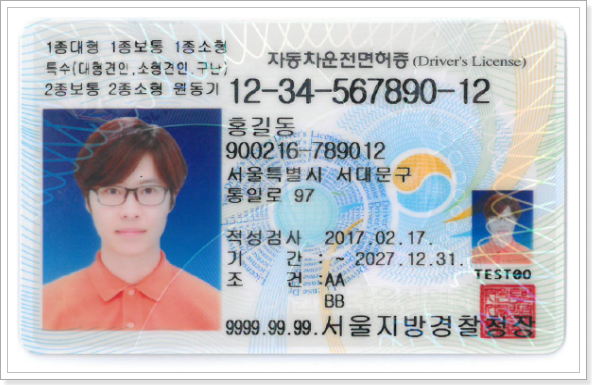
#> input picture img/driver1.jpg, 592 x 385 px
$ python skew_practice.py
#> lines starting #> are read from the running program, lines starting #| are printed output that depends on the picture; after the words box and inside, x2 and y2 are one past the last pixel; in counts of white or black regions, pixels touching at a corner belong together; long printed decimals are rounded
import numpy as np
import math
import cv2


file_path = './img/driver1.jpg'
img1 = cv2.imread(file_path)
#> img1 is the input picture: shape (385, 592, 3); mean B, G, R 197.7, 190.7, 187.8
img2 = img1.copy()
h,w = img2.shape[:2]
#> h = 385; w = 592

#load in grayscale:
src = cv2.imread(file_path,0)
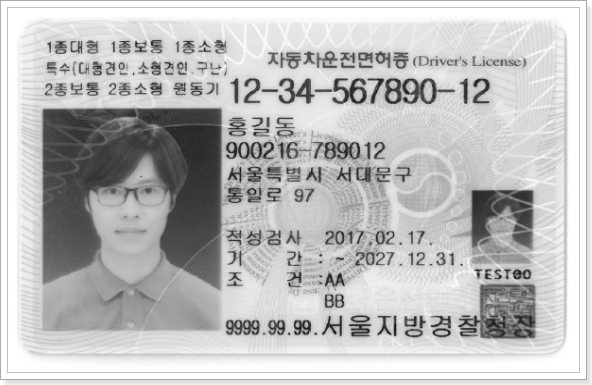
#> src: shape (385, 592); min 17, max 255, mean 190.2
_,th1 = cv2.threshold(src,0,255,cv2.THRESH_BINARY|cv2.THRESH_OTSU)
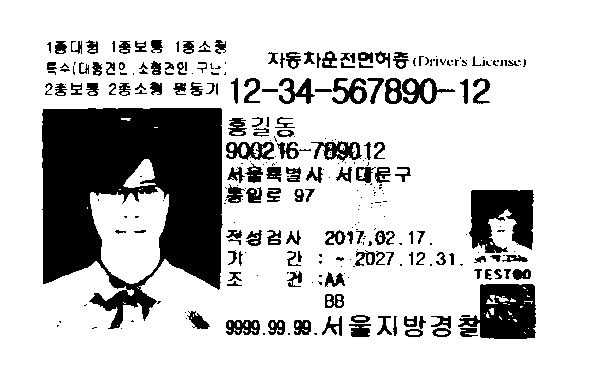
#> th1: shape (385, 592); 79.7% white; 296 black regions (150 under 20 px), largest, box (x1, y1, x2, y2) and area: (42, 108, 223, 329) 25192, (458, 284, 536, 339) 2930, (469, 190, 534, 253) 2922
cv2.bitwise_not(th1, th1) # 반전 > th1에서 하는게 팁
canny = cv2.Canny(th1, 100, 200) # canny 필수
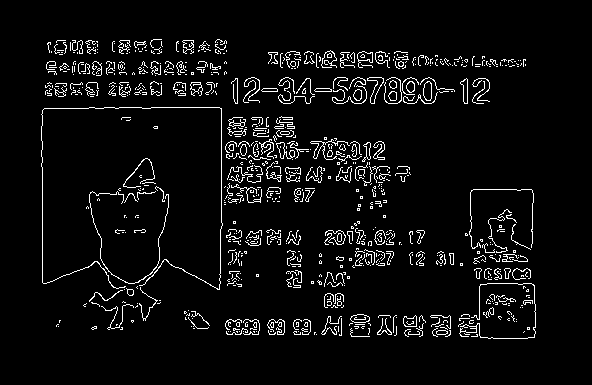
#> canny: shape (385, 592); 5.3% white in thin lines or dots, all inside (x1, y1, x2, y2) = (41, 39, 536, 339)


# Hough transform:
minLineLength = w/2.0
#> minLineLength = 296
maxLineGap = 20
lines = cv2.HoughLinesP(canny,1,np.pi/180,100,minLineLength,maxLineGap)
#> lines = [[42, 282, 42, 167], [221, 222, 221, 108], [119, 107, 141, 107], [173, 107, 219, 107]]
# lines = cv2.HoughLinesP(canny,1,np.pi/180,500)
if lines is not None:
    for i in range(lines.shape[0]):
        pt1 = (lines[i][0][0], lines[i][0][1])  # 시작점 좌표
        pt2 = (lines[i][0][2], lines[i][0][3])  # 끝점 좌표
        cv2.line(img2, pt1, pt2, (0,0,255), 2, cv2.LINE_AA)
        cv2.circle(img2,pt1,3,(255,0,0),-1)
        cv2.putText(img2,f"{i+1}",pt1,cv2.FONT_HERSHEY_COMPLEX, fontScale=0.5, color=(255,0,0), thickness=1)
#> this loop made 4 passes
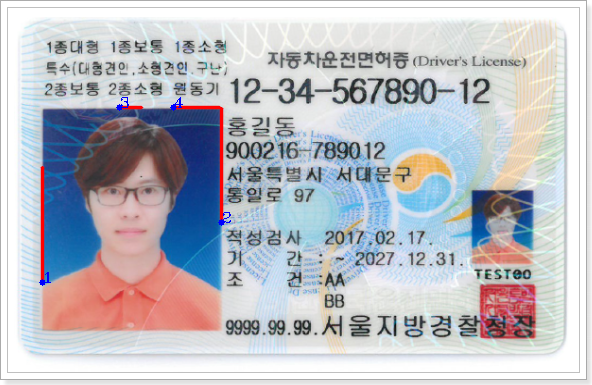
#> img2: shape (385, 592, 3); 0.73% of pixels changed, all inside (x1, y1, x2, y2) = (39, 97, 231, 286)


# lines = cv2.HoughLines(canny, 1,np.pi/180, 80)
# for line in lines: # 검출된 모든 선 순회
#     # print(line) #[[]]
#     r,theta = line[0] # 거리와 각도
#     tx, ty = np.cos(theta), np.sin(theta) # x, y축에 대한 삼각비
#     x0, y0 = tx*r, ty*r  #x, y 기준(절편) 좌표
#     # 기준 좌표에 빨강색 점 그리기
#     # cv2.circle(img2, (abs(x0), abs(y0)), 3, (0,0,255), -1)
#     # 직선 방정식으로 그리기 위한 시작점, 끝점 계산
#     x1, y1 = int(x0 + w*(-ty)), int(y0 + h * tx)
#     x2, y2 = int(x0 - w*(-ty)), int(y0 - h * tx)
#     cv2.line(img2, (x1, y1), (x2, y2), (0,0,255), 1)


cv2.imshow("canny",canny)
cv2.imshow("img2",img2)
cv2.waitKey(0)
cv2.destroyAllWindows()

#calculate the angle between each line and the horizontal line:
angle = 0.0
# nb_lines = len(lines) # 선의 개수
# print("line len:", nb_lines)
angle_list = []
for line in lines:
    angle = math.atan2(line[0][3]*1.0 - line[0][1]*1.0,line[0][2]*1.0 - line[0][0]*1.0)
    # print(angle)
    angle_list.append(angle)
#> this loop made 4 passes
#> (line, angle) on passes 1 to 4: ([[42, 282, 42, 167]], -1.57), ([[221, 222, 221, 108]], -1.57), ([[119, 107, 141, 107]], 0), ([[173, 107, 219, 107]], 0)
#> after the loop, angle_list = [-1.57, -1.57, 0, 0]
print(angle_list)
#| [-1.571, -1.571, 0.0, 0.0]


    # [26 lines of commented-out code are left out]
print("-"*30)
print(angle_list[0])
#| -1.571
answer = angle_list[0]* 180.0 / np.pi
#> answer = -90
print(answer)
#| -90.0


## deskew ##
# 이미지의 중심점을 기준으로 angle도 회전 하면서 1.0배 Scale
M= cv2.getRotationMatrix2D((w/2, h/2), answer, 1.0) # 변환행렬
#> M = [[6.12e-17, -1, 488.5], [1, 6.12e-17, -103.5]]
dst = cv2.warpAffine(img1, M,(w, h))
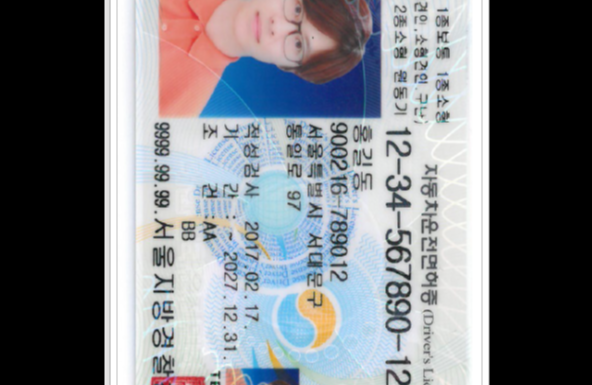
#> dst: shape (385, 592, 3); mean B, G, R 126.7, 121.5, 118.8

cv2.imshow('Original', img1)
cv2.imshow('Rotation', dst)
cv2.waitKey(0)
cv2.destroyAllWindows()


# [39 lines of commented-out code are left out]

$ run again, with img/driver2.jpg copied over img/driver1.jpg
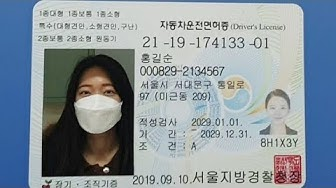
#> input picture img/driver2.jpg, 336 x 188 px
#> img1 is the input picture: shape (188, 336, 3); mean B, G, R 158.4, 150.2, 138.7
#> `_,th1 = cv2.threshold(src,0,255,cv2.THRESH_BINARY|cv2.THRESH_OTSU)`:
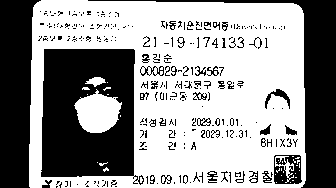
#> th1: shape (188, 336); 59.1% white; 283 black regions (234 under 20 px), largest, box (x1, y1, x2, y2) and area: (41, 49, 144, 185) 10100, (88, 0, 336, 188) 6377, (0, 0, 41, 188) 5804
#> canny: shape (188, 336); 8.4% white in thin lines or dots, all inside (x1, y1, x2, y2) = (28, 0, 306, 188)
#> lines = [[155, 1, 184, 1], [83, 175, 130, 175], [303, 41, 303, 86], [133, 175, 133, 65], [30, 105, 30, 61], [88, 0, 132, 0], [45, 48, 132, 48], [46, 176, 82, 176]]
#> the loop `for i in range(lines.shape[0]):` made 8 passes
#> after the loop `for i in range(lines.shape[0]):`:
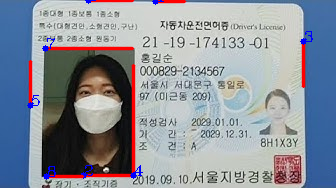
#> img2: shape (188, 336, 3); 3.81% of pixels changed, all inside (x1, y1, x2, y2) = (27, 0, 313, 180)
#> the loop `for line in lines:` made 8 passes
#> (line, angle) on passes 1 to 8: ([[155, 1, 184, 1]], 0), ([[83, 175, 130, 175]], 0), ([[303, 41, 303, 86]], 1.57), ([[133, 175, 133, 65]], -1.57), ([[30, 105, 30, 61]], -1.57), ([[88, 0, 132, 0]], 0), ([[45, 48, 132, 48]], 0), ([[46, 176, 82, 176]], 0)
#> after the loop `for line in lines:`: angle_list = [0, 0, 1.57, -1.57, -1.57, 0, 0, 0]
#| [0.0, 0.0, 1.571, -1.571, -1.571, 0.0, 0.0, 0.0]
#| 0.0
#> answer = 0
#| 0.0
#> M = [[1, 0, 0], [0, 1, 0]]
